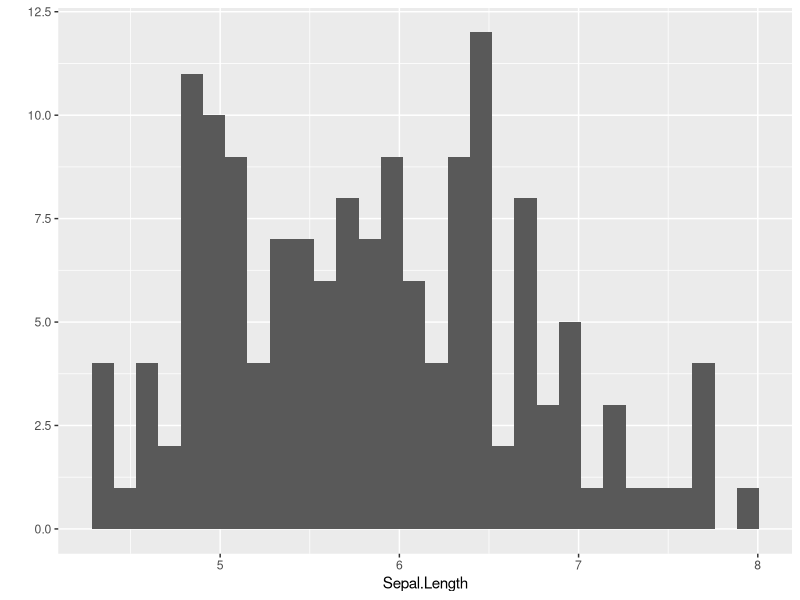
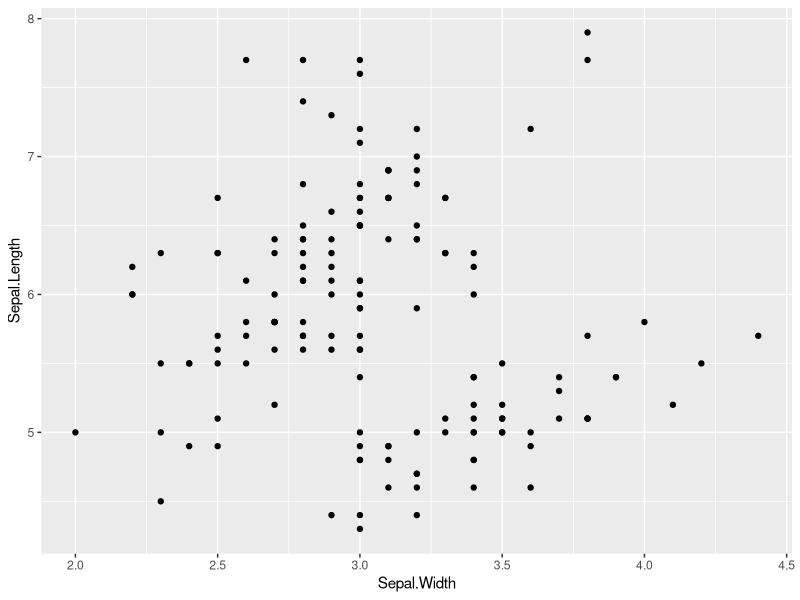
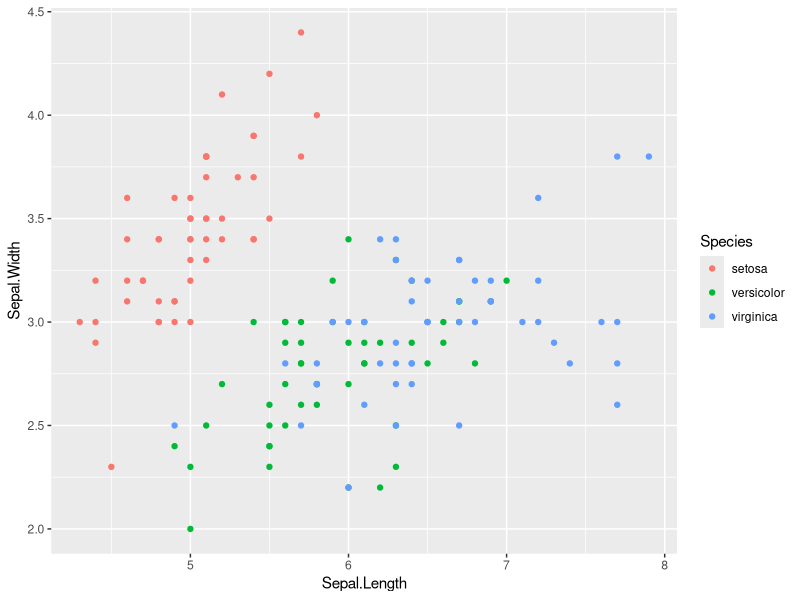
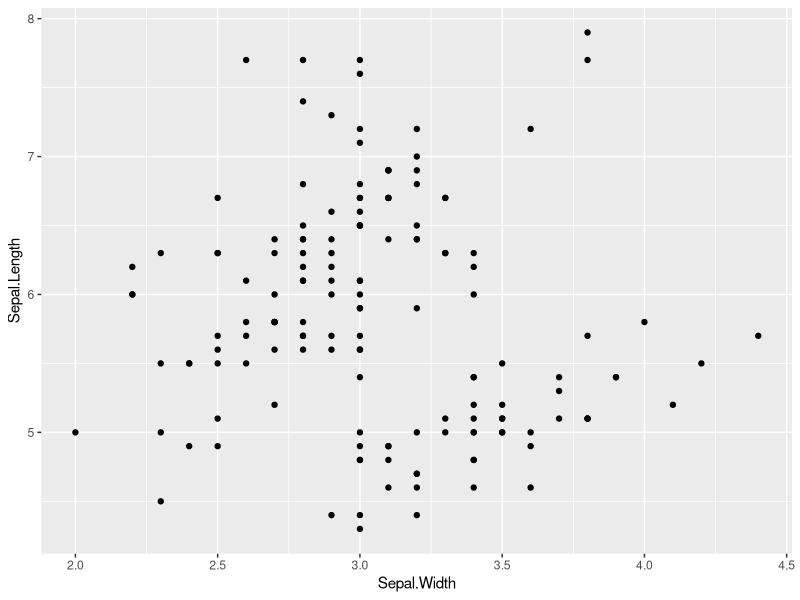
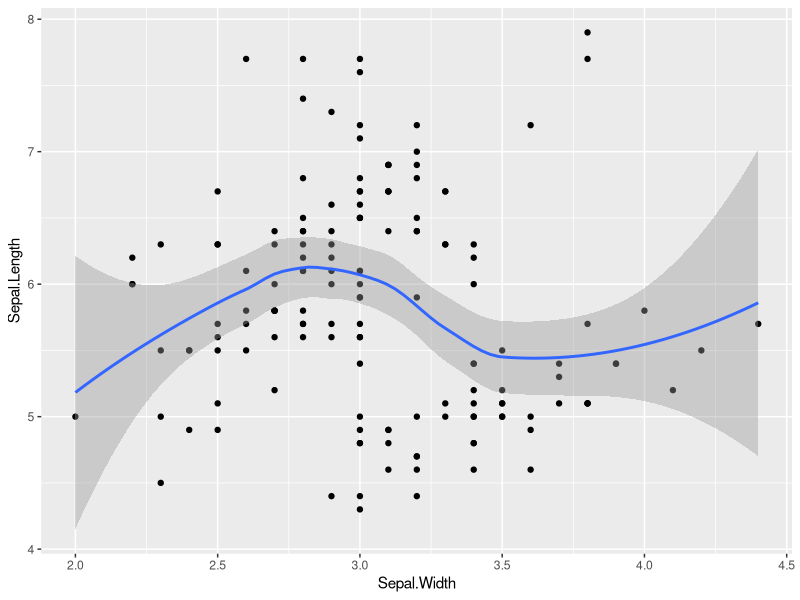

Source code (R) for these figures, in order: (Note: this script raises an error after producing the figures.)
library(ggplot2)
library(plyr)
library(datasets)

data("iris")

str(iris)

# qplot is a quick plotting visualization,  it has the following: qplot(x, y, data=, color=, shape=, size=, alpha=, geom=, method=, formula=, facets=, xlim=, ylim= xlab=, ylab=, main=, sub=)

# basic histogram
qplot(Sepal.Length, data=iris)


# Scatterplot 
qplot(Sepal.Width, Sepal.Length, data=iris)

# Scatterplot with color coding 
qplot(Sepal.Length, Sepal.Width, data=iris, color=Species)

# Scatterplot with a smoothing method for the geom The geom option is expressed as a character vector with one or more entries. geom values include "point", "smooth", "boxplot", "line", "histogram", "density", "bar", and "jitter".
qplot(Sepal.Width, Sepal.Length, data=iris)

# Scatter plot with a smoothing as well as as points
qplot(Sepal.Width, Sepal.Length, data=iris, geom=c("point","smooth"))

# Scatterplot with points and a linear regression and smoothing
qplot(Ozone, Wind, data=air, geom=c("point","smooth"), method="lm")

# Facets with rows facets = rows~columns wiht . returning one, historgram
qplot(Sepal.Width, Sepal.Length, data=iris, facets = Species~.)

# facets with columns
qplot(Sepal.Width, data=iris, binwidth=1)

# logrythimic representation of data
qplot(log(Sepal.Length), data=iris)

# log with density smoothing
qplot(log(Sepal.Length), data=iris, geom="density")

# log with color variable
qplot(log(Sepal.Length), log(Sepal.Width), color=Species, data=iris, geom=c("point","smooth"), method="lm")

# log with facets and color variable
qplot(log(Sepal.Length), log(Sepal.Width), facets=.~Species, data=iris, geom=c("point","smooth"), method="lm")

# ggplot functions http://docs.ggplot2.org/current/
# same as qplot(Ozone, Wind, data=air)
ggplot(iris, aes(Sepal.Width,Sepal.Length)) +
  geom_point() 

# Same as above with smoothing with method of linear regression, can be left blank
ggplot(iris, aes(Sepal.Width,Sepal.Length)) +
  geom_point() +
  geom_smooth(method="lm")

# Same as above with smoothing with method of linear regression broken out into month columns
ggplot(iris, aes(Sepal.Width,Sepal.Length)) +
  geom_point() +
  geom_smooth(method="lm") +
  facet_grid(.~Species)

# Same as above with smoothing with method of linear regression broken out into month rows
ggplot(iris, aes(Sepal.Width,Sepal.Length)) +
  geom_point() +
  geom_smooth(method="lm") +
  facet_grid(Species~.)

# Same as above with themes utilized
ggplot(iris, aes(Sepal.Width,Sepal.Length)) +
  geom_point() +
  geom_smooth(method="lm") +
  facet_grid(Species~.) +
  theme_minimal()

# Same as above with smoothing with method of linear regression and modified labels
ggplot(iris, aes(Sepal.Width,Sepal.Length)) +
  geom_point(aes(color=Species)) +
  geom_smooth(method="lm") +
  labs(x = "Ozone again and again")

# line plit with a y limit of 10, this cuts chuncks of data out that exceed that limit
ggplot(iris, aes(Sepal.Width,Sepal.Length)) +
  geom_line() +
  ylim(-10,10)

# line plit with a coordinate limit of 10, this keeps in the dat for ones that exceed
ggplot(iris, aes(Sepal.Width,Sepal.Length)) +
  geom_line() +
  coord_cartesian(ylim = c(-10,10))



